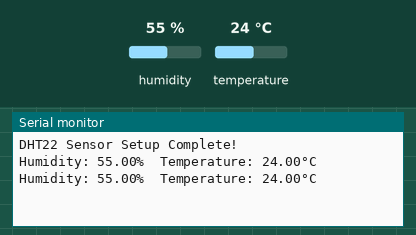
A sketch run on a simulated Arduino Uno, built with avr-gcc and run on an emulated ATmega328P. Shown: the last lines printed to the serial monitor. Inputs (shaded band) come from the test bench; at power-on: humidity 55 %, temperature 24 °C.

Above: at 2.8 s.
2.9 s: humidity set to 22 %
At 4.8 s:
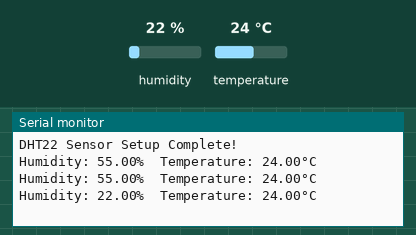
5.6 s: temperature set to 12 °C
At 6.6 s:
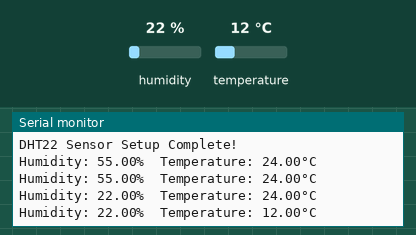
8.3 s: humidity set to 40 %
At 11.3 s:
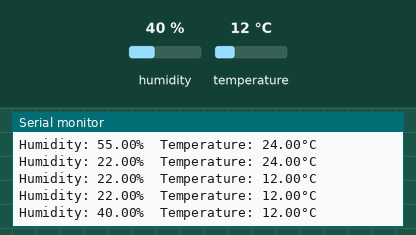
Timing chart, 0 to 12.8 s (numbered marks = the images above; inputs shaded):
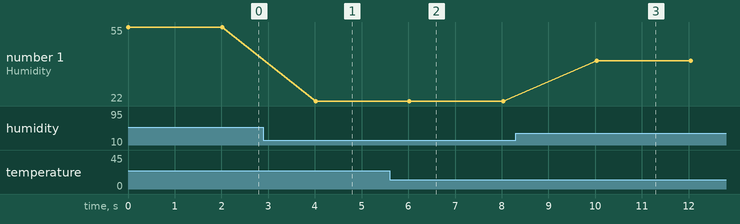

Measured:
- after the input at 2.9 s, the serial monitor: prints a new line after 1.1 s (image 1)
- after the input at 5.6 s, the serial monitor: prints a new line after 0.43 s (image 2)
- after the input at 8.3 s, the serial monitor: prints a new line after 1.7 s (image 3)
- plotted number 1: 22 → 40 after the input at 8.3 s

The sketch:

DHT_ESP12E.ino
```cpp
#include <DHT.h>

// Define DHT parameters
#define DHTPIN 2        // DHT22 connected to GPIO8 (D8)
#define DHTTYPE DHT22    // DHT 22 (AM2302)

// Initialize DHT sensor
DHT dht(DHTPIN, DHTTYPE);

void setup() {
  Serial.begin(115200);
  dht.begin();  // Start DHT sensor
  Serial.println("DHT22 Sensor Setup Complete!");
}

void loop() {
  // Read temperature and humidity
  float humidity = dht.readHumidity();
  float temperature = dht.readTemperature();

  // Check if any readings failed
  if (isnan(humidity) || isnan(temperature)) {
    Serial.println("Failed to read from DHT sensor!");
    return;
  }

  // Print values to the Serial Monitor
  Serial.print("Humidity: ");
  Serial.print(humidity);
  Serial.print("%  Temperature: ");
  Serial.print(temperature);
  Serial.println("°C");

  delay(2000);  // Wait 2 seconds between readings
}
```
